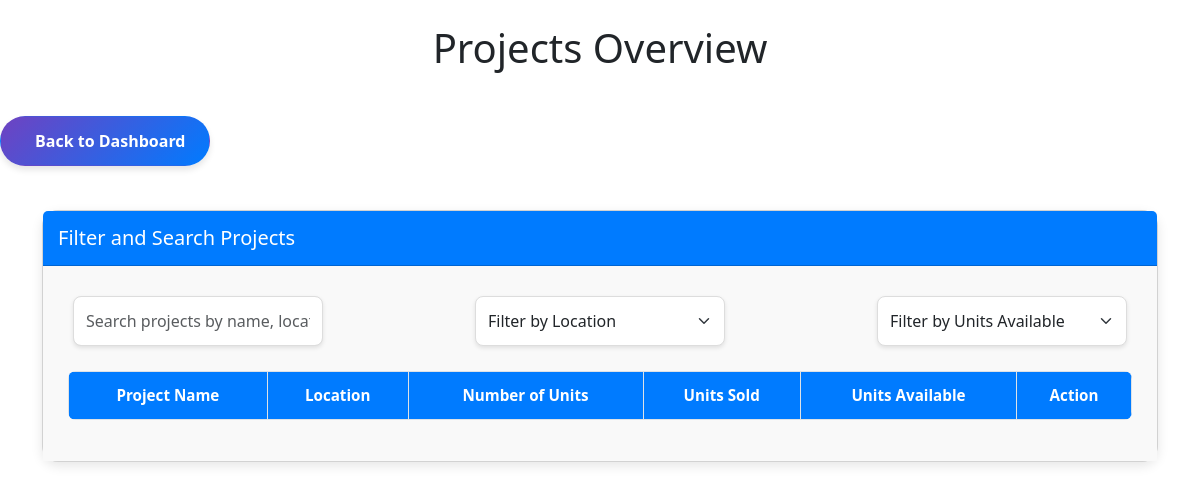
The app's page /offplan/projects/ (signed in), older data.
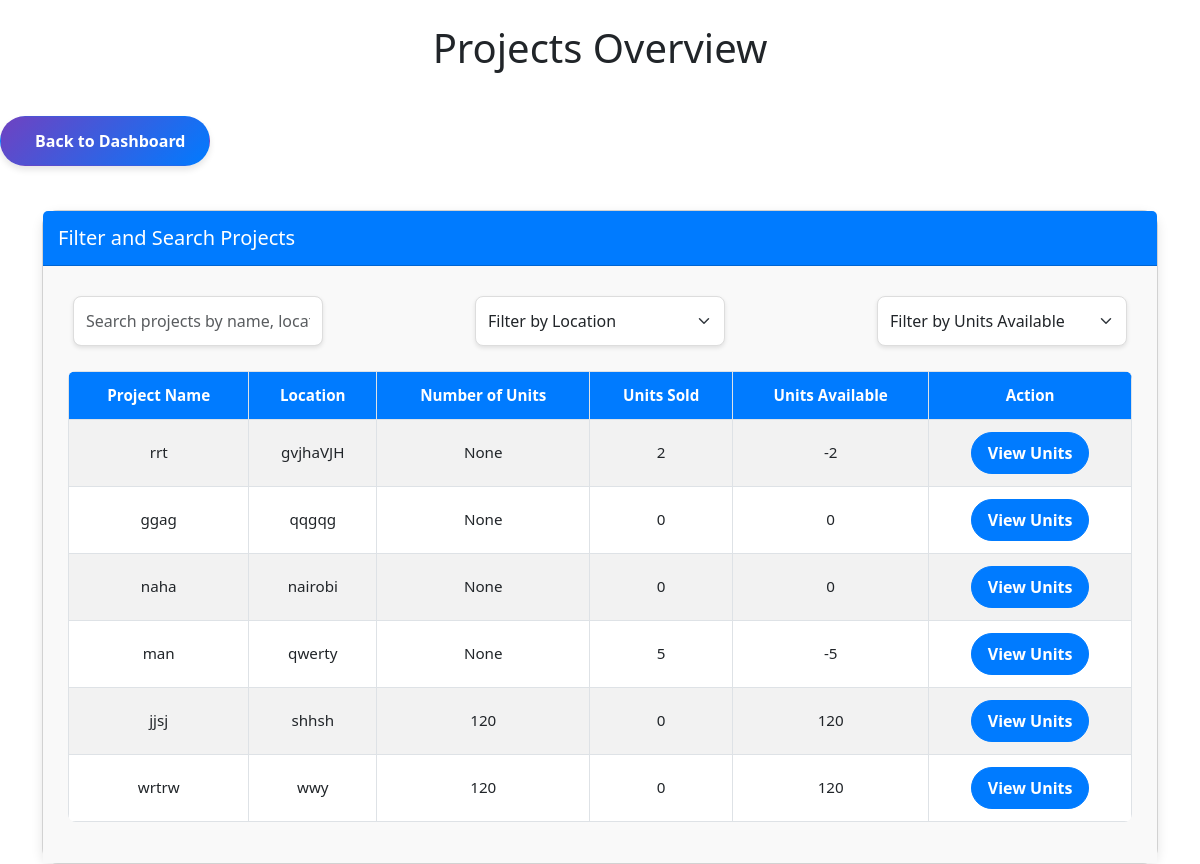
The same page, newer data.
### offplan/models.py (models this page shows, shortened)
class Project(models.Model):
    name = models.CharField(max_length=255)
    location = models.CharField(max_length=255)
    number_of_units = models.PositiveIntegerField(null=True, blank=True)
    start_date = models.DateField()
    completion_date = models.DateField()

### offplan/views.py (the view)
# urls.py: path('projects/', views.project_list, name='project_list'),
@login_required
def project_list(request):
    projects = Project.objects.all()
    project_data = []
    for project in projects:
        sold_units = project.units.filter(is_sold=True).count()
        total_units = project.number_of_units or 0
        available_units = total_units - sold_units
        project_data.append({
            'project': project,
            'total_units': total_units,
            'sold_units': sold_units,
            'available_units': available_units,
        })
    return render(request, 'project_list.html', {'project_data': project_data})

### offplan/templates/project_list.html (shortened to what this page needs)
{% extends 'users/base.html' %}
{% load static %}
{% block content %}
<head>
    <link href="https://cdn.jsdelivr.net/npm/bootstrap@5.3.0/dist/css/bootstrap.min.css" rel="stylesheet">
</head>
<h1 class="text-center my-4">Projects Overview</h1>
<div class="d-flex justify-content-start mb-4">
    <a href="{% url 'dashboard' %}" class="btn back-button">
         Back to Dashboard
    </a>
</div>
<div class="container">
    <div class="card">
        <div class="card-header">
            <h5 class="mb-0">Filter and Search Projects</h5>
        </div>
        <div class="card-body">
            <div class="search-container">
                <input type="text" id="searchInput" class="form-control"
                    placeholder="Search projects by name, location..." aria-label="Search">
                <select id="locationFilter" class="form-select">
                    <option value="">Filter by Location</option>
                </select>
                <select id="unitsFilter" class="form-select">
                    <option value="">Filter by Units Available</option>
                </select>
            </div>
            <table class="table table-striped table-bordered table-hover" id="projectsTable">
                <thead>
                    <tr>
                        <th>Project Name</th>
                        <th>Location</th>
                        <th>Number of Units</th>
                        <th>Units Sold</th>
                        <th>Units Available</th>
                        <th>Action</th>
                    </tr>
                </thead>
                <tbody>
                    {% for item in project_data %}
                    <tr>
                        <td>{{ item.project.name }}</td>
                        <td>{{ item.project.location }}</td>
                        <td>{{ item.project.number_of_units }}</td>
                        <td>{{ item.sold_units }}</td>
                        <td>{{ item.available_units }}</td>
                        <td>
                            <a href="{% url 'view_units' item.project.id %}" class="btn btn-primary btn-sm">View
                                Units</a>
                        </td>
                    </tr>
                    {% endfor %}
                </tbody>
            </table>
        </div>
    </div>
</div>
{% endblock %}

Row changes from the older to the newer data that the page shows:
added Project: project.name "rrt", project.location "gvjhaVJH", project.number_of_units "None", sold_units "2", available_units "-2"
added Project: project.name "ggag", project.location "qqgqg", project.number_of_units "None", sold_units "0", available_units "0"
added Project: project.name "naha", project.location "nairobi", project.number_of_units "None", sold_units "0", available_units "0"
added Project: project.name "man", project.location "qwerty", project.number_of_units "None", sold_units "5", available_units "-5"
added Project: project.name "jjsj", project.location "shhsh", project.number_of_units "120", sold_units "0", available_units "120"
added Project: project.name "wrtrw", project.location "wwy", project.number_of_units "120", sold_units "0", available_units "120"
